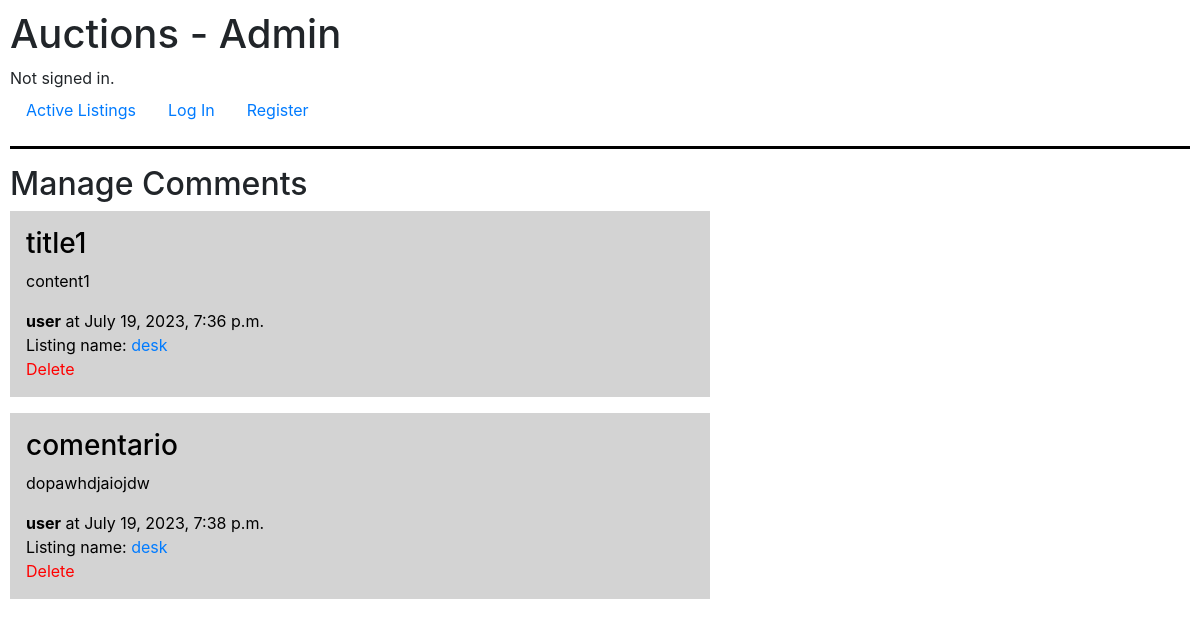
The app's page /admin_comments, older data.
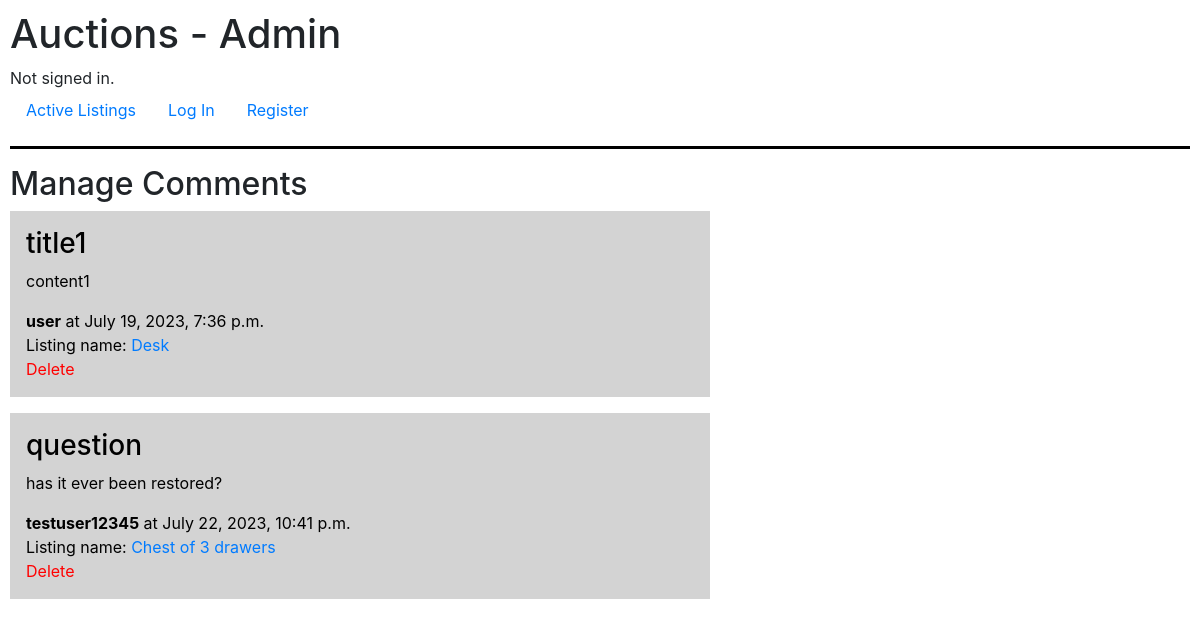
The same page, newer data.
### auctions/models.py (models this page shows)
class Comment(models.Model):
    user = models.ForeignKey(User, on_delete=models.CASCADE)
    listing = models.ForeignKey(Listing, on_delete= models.CASCADE)
    datetime = models.DateTimeField(default=datetime.datetime.now())
    title = models.CharField(max_length=20)
    content = models.CharField(max_length=400)

class User(AbstractUser):
    pass

class Listing(models.Model):
    user = models.ForeignKey(User, on_delete=models.CASCADE)
    title = models.CharField(max_length=20)
    description = models.CharField(max_length=200)
    image = models.URLField(default="https://www.salonlfc.com/wp-content/uploads/2018/01/image-not-found-scaled-1150x647.png")
    category = models.ForeignKey(Category, on_delete=models.CASCADE)
    starting_bid = models.FloatField()
    current_bid = models.FloatField(default=starting_bid)
    start = models.DateTimeField(default=datetime.datetime.now())
    open = models.BooleanField(default=True)

### auctions/views.py (the view)
# urls.py: path("admin_comments", views.admin_comments, name="admin_comments"),
def admin_comments(request):
    return render(request, "admin/comments.html", {
        "comments": Comment.objects.all()
    })

### auctions/templates/admin/comments.html
{% extends 'admin/layout.html' %}
{% block body %}
    <h2>Manage Comments</h2>
    {% for comment in comments %}
    <div class="management" style="color: black; text-decoration: none; background-color: lightgrey; padding: 1em; width: 700px; margin-bottom: 1em;">
        <h3>{{ comment.title }}</h3>
        <p>{{ comment.content }}</p>
        <span><strong>{{ comment.user.username }}</strong> at {{ comment.datetime }}</span>
        <br>
        <span>Listing name: <a href='listing/{{comment.listing.id}}'>{{ comment.listing.title }}</a></span>
        <br>
        <a class="management-link" href="deletecomment/{{comment.id}}" style="color: red;">Delete</a>
    </div>
    {% endfor %}
{% endblock %}

Row changes from the older to the newer data that the page shows:
removed Comment: title "comentario", content "dopawhdjaiojdw", user.username "user", datetime "July 19, 2023, 7:38 p.m.", listing "desk"
changed through a linked row, Comment "title1": listing "desk" → "Desk"
added Comment: title "question", content "has it ever been restored?", user.username "testuser12345", datetime "July 22, 2023, 10:41 p.m.", listing "Chest of 3 drawers"
